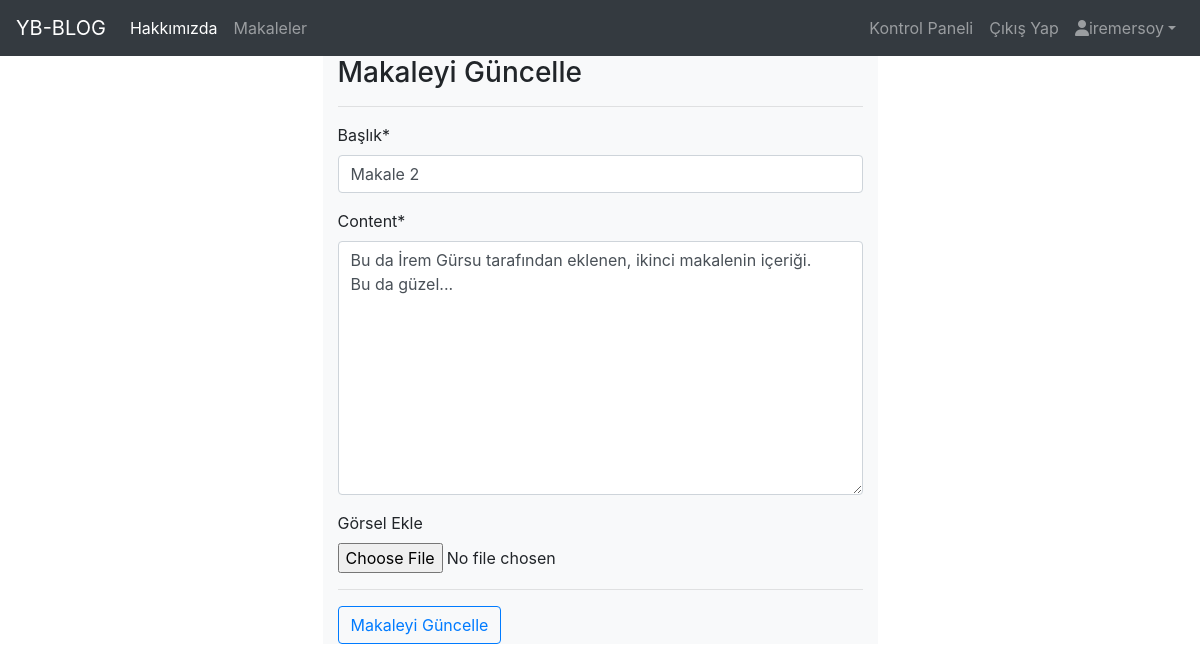
Page /articles/update/2 (signed in) on the committed database.
### article/models.py (models this page shows, shortened)
class Article(models.Model):
    author = models.ForeignKey('auth.User', on_delete=models.CASCADE, verbose_name='Yazar') # Django içindeki hazır user sınıfını kullandık
    title = models.CharField(max_length=50, verbose_name='Başlık')
    content = RichTextField()
    created_date = models.DateTimeField(auto_now_add=True, verbose_name='Oluşturulma Tarihi')
    article_image = models.FileField(blank=True, null=True, verbose_name='Görsel Ekle') # makalede görsel olmak zorunda değilse, blank ve null argümanlarını True yap
    class Meta:
        ordering = ['created_date']

### article/views.py (the view)
# urls.py: path('update/<int:id>', views.updateArticle, name='update'),
@login_required(login_url='/user/login/')
def updateArticle(request, id):
    article = get_object_or_404(Article, id = id)
    form = ArticleForm(request.POST or None, request.FILES or None, instance=article)
    if form.is_valid():
        article = form.save(commit=False)
        article.author = request.user
        article.save()
        messages.success(request, 'Makale Güncellendi.')
        return redirect('index')
    return render(request, 'update.html', {'form':form})

### article/forms.py
class ArticleForm(forms.ModelForm):
    class Meta:
        model = Article
        fields = ['title', 'content', 'article_image']

### templates/update.html (shortened to what this page needs)
{% extends 'layout.html' %}
{% load crispy_forms_tags %}
{% block body %}
<div class="container mb-5">
    <div class="row">
        <div class="col-md-6  offset-md-3 bg-light">
            <h3>Makaleyi Güncelle</h3>
            <hr>
            <form class="forrm-group" method="POST" enctype="multipart/form-data">
                <div class="forrm-control">
                    {{ form|crispy }}
                </div>
                <hr>
                <div>
                    <button type="submit" class="btn btn-outline-primary">Makaleyi Güncelle</button>
                </div>
            </form>
        </div>
    </div>
</div>
{% endblock %}

### templates/includes/navbar.html (shortened to what this page needs)
<nav class="navbar navbar-expand-lg navbar-dark bg-dark">
    <a class="navbar-brand" href="{% url 'index' %}">YB-BLOG</a>
    <div class="collapse navbar-collapse">
      <ul class="navbar-nav mr-auto">
        <li class="nav-item active">
          <a class="nav-link" href="{% url 'about' %}">Hakkımızda</a>
        </li>
        <li class="nav-item">
          <a class="nav-link" href="/articles/">Makaleler</a>
        </li>
      </ul>
      <ul class="navbar-nav ms-auto">
        {% if request.user.is_authenticated %}
        <li class="nav-item">
          <a href="/articles/dashboard" class="nav-link">Kontrol Paneli</a>
        </li>
        <li class="nav-item">
          <a href="{% url 'user:logout' %}" class="nav-link">Çıkış Yap</a>
        </li>
        <li class="nav-item dropdown">
          <a class="nav-link dropdown-toggle" href="/admin/"><i class="fa-solid fa-user"></i>{{user}}</a>
        </li>
        {% endif %}
      </ul>
    </div>
  </nav>

### rows in the picture
Article: title "Makale 2", content "Bu da İrem Gürsu tarafından eklenen, ikinci makalenin içeriği. Bu da güzel..."

### other values in the picture
{{ user }} "iremersoy"
